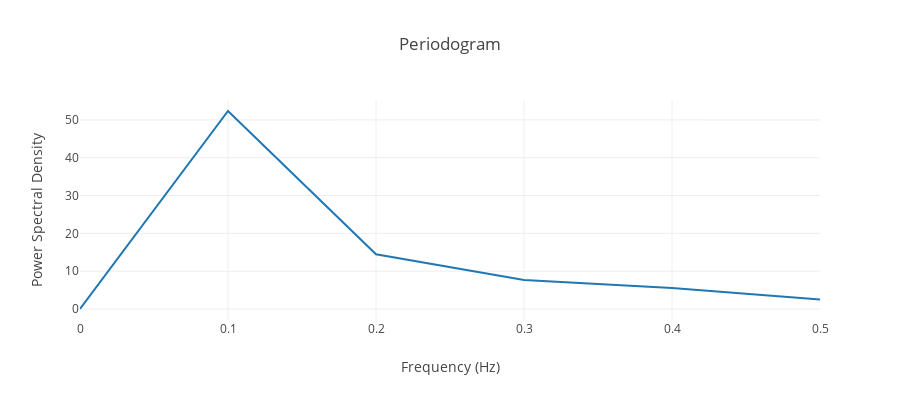
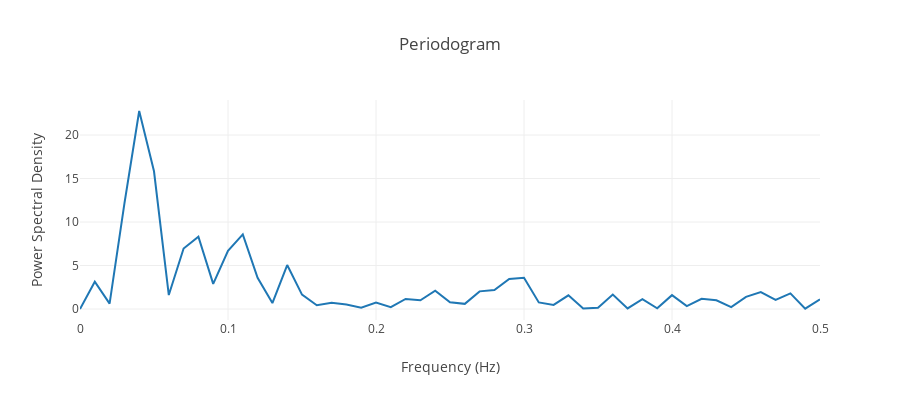

Write notebook code for charts like these, in order.
### Code cell
# Test on different inputs.

# Regular Array
z1 = np.array([1, 2, 3, 4, 5, 6, 7, 8, 9, 10])
pgram(z1)

# AR(1) Process with phi = 0.5
n = 100
a = np.zeros(n)
a[1] = random.normalvariate(0, 1)
for i in range(1, n):
    a[i] = 0.5*a[i-1] + random.normalvariate(0, 1)
pgram(a)

### Figure 1 — Plotly figure (JSON) as saved in the notebook; plotly's stock layout.template omitted (floating-point values rounded to 4 significant figures)
{"data": [{"mode": "lines", "type": "scatter", "x": [0, 0.1, 0.2, 0.3, 0.4, 0.5], "y": [0, 52.36, 14.47, 7.639, 5.528, 2.5]}], "layout": {"height": 400, "title": "Periodogram", "width": 900, "xaxis": {"title": "Frequency (Hz)", "zeroline": false}, "yaxis": {"title": "Power Spectral Density", "zeroline": false}}}

### Figure 2 — Plotly figure (JSON) as saved in the notebook; plotly's stock layout.template omitted (floating-point values rounded to 4 significant figures)
{"data": [{"mode": "lines", "type": "scatter", "x": [0, 0.01, 0.02, 0.03, 0.04, 0.05, 0.06, 0.07, 0.08, 0.09, 0.1, 0.11, 0.12, 0.13, 0.14, 0.15, 0.16, 0.17, 0.18, 0.19, 0.2, 0.21, 0.22, 0.23, 0.24, 0.25, 0.26, 0.27, 0.28, 0.29, 0.3, 0.31, 0.32, 0.33, 0.34, 0.35, 0.36, 0.37, 0.38, 0.39, 0.4, 0.41, 0.42, 0.43, 0.44, 0.45, 0.46, 0.47, 0.48, 0.49, 0.5], "y": [2.84e-31, 3.139, 0.6119, 12.12, 22.76, 15.83, 1.606, 6.946, 8.305, 2.885, 6.694, 8.57, 3.578, 0.6795, 5.05, 1.652, 0.4366, 0.7246, 0.5183, 0.1446, 0.7454, 0.211, 1.159, 1.01, 2.101, 0.764, 0.5913, 2.027, 2.171, 3.442, 3.599, 0.7515, 0.4709, 1.569, 0.07124, 0.1352, 1.661, 0.06746, 1.12, 0.07662, 1.593, 0.337, 1.17, 1.009, 0.2169, 1.399, 1.938, 1.049, 1.796, 0.04488, 1.106]}], "layout": {"height": 400, "title": "Periodogram", "width": 900, "xaxis": {"title": "Frequency (Hz)", "zeroline": false}, "yaxis": {"title": "Power Spectral Density", "zeroline": false}}}
